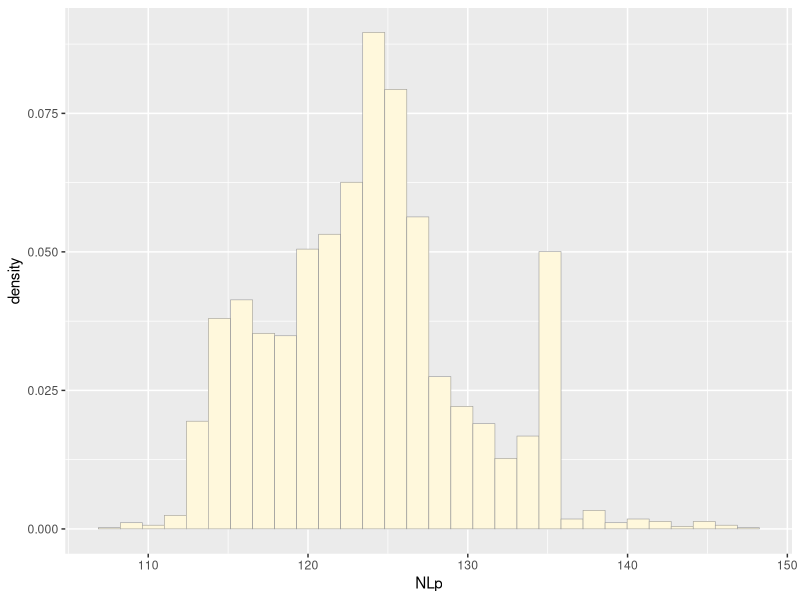
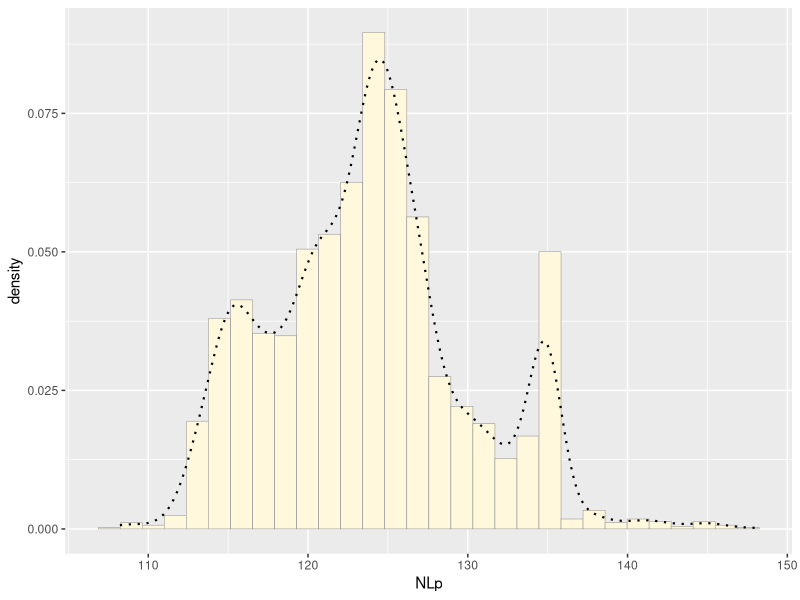
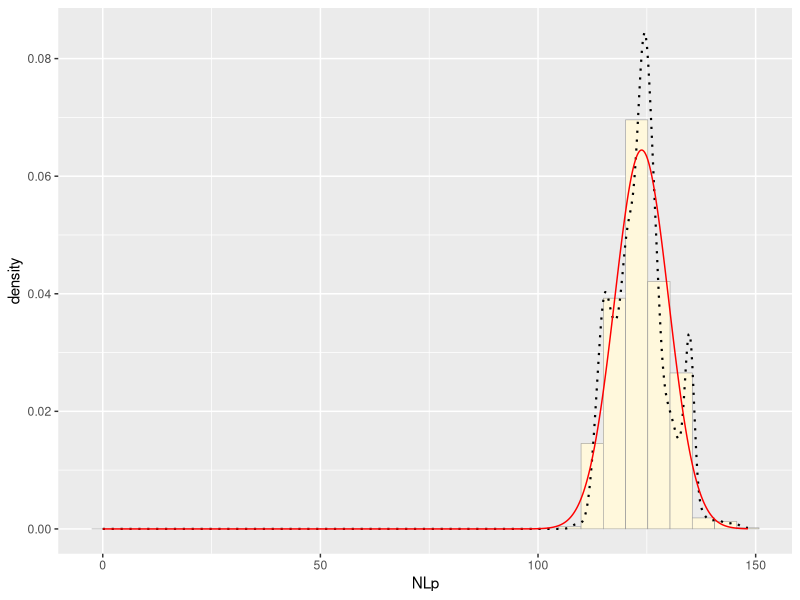
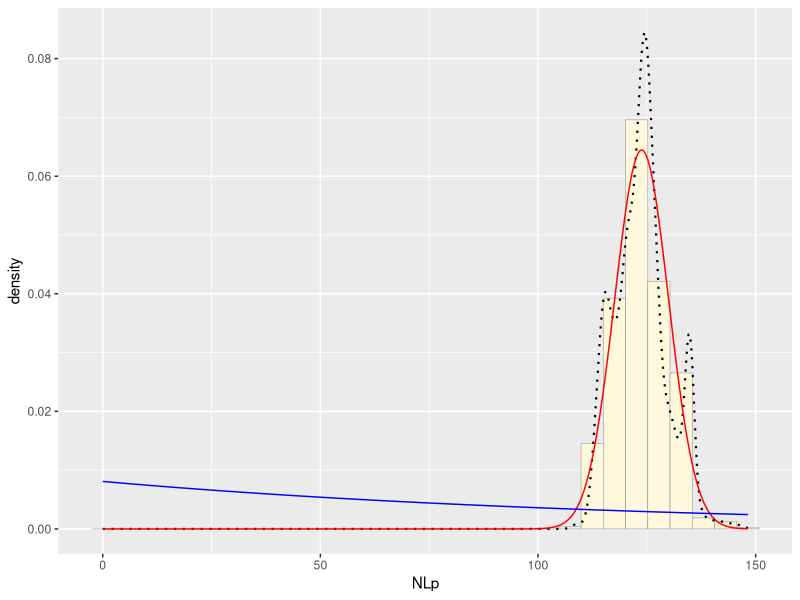
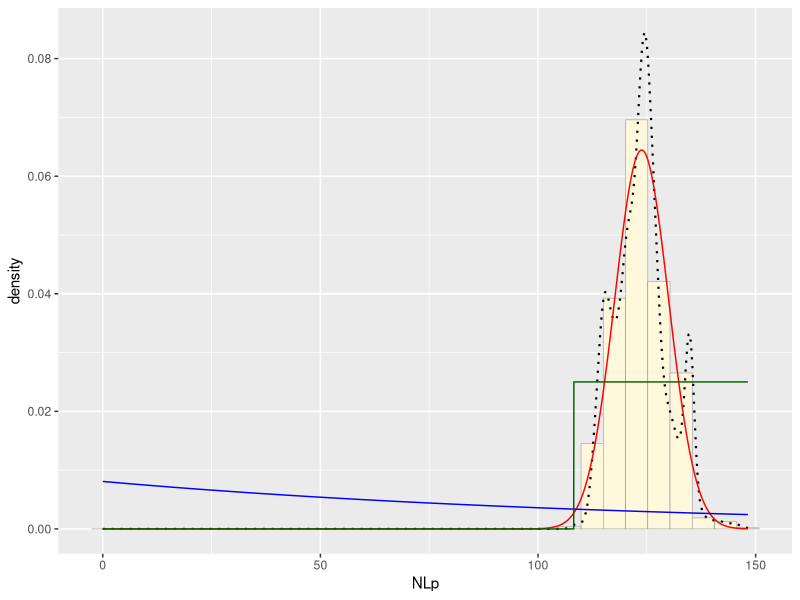
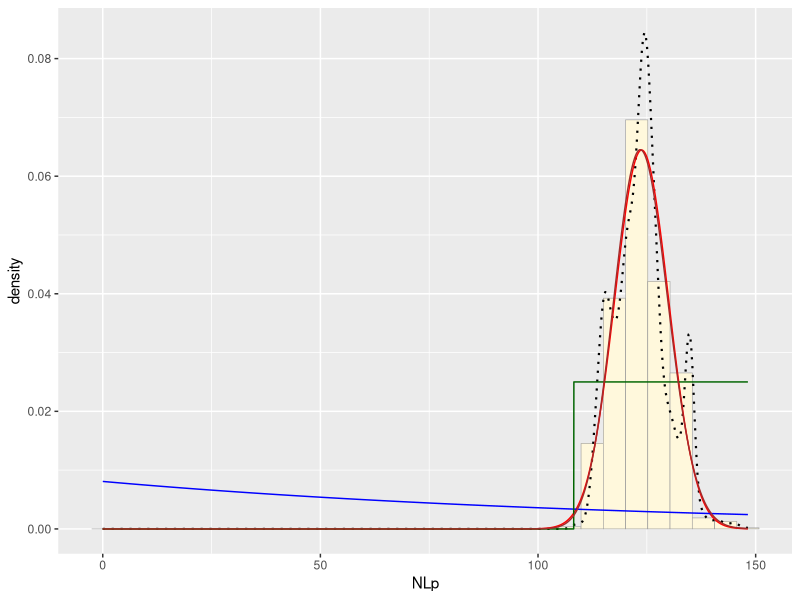
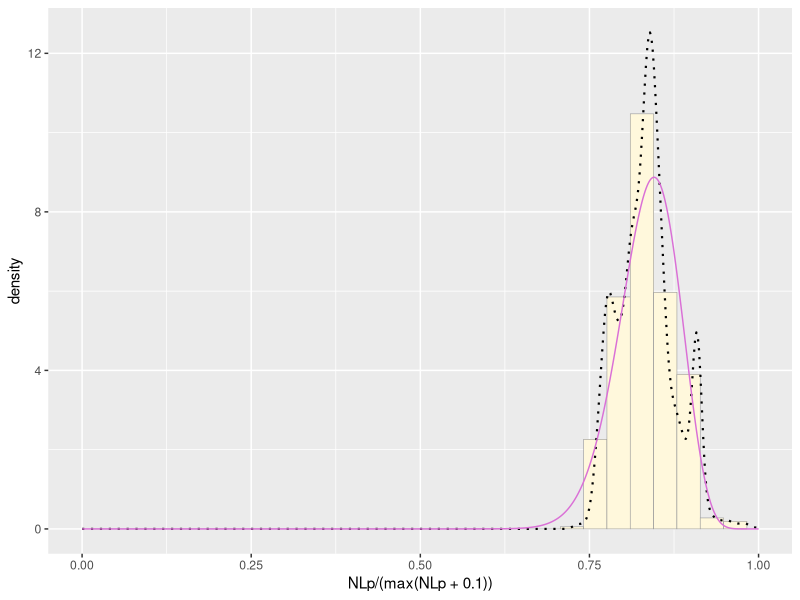
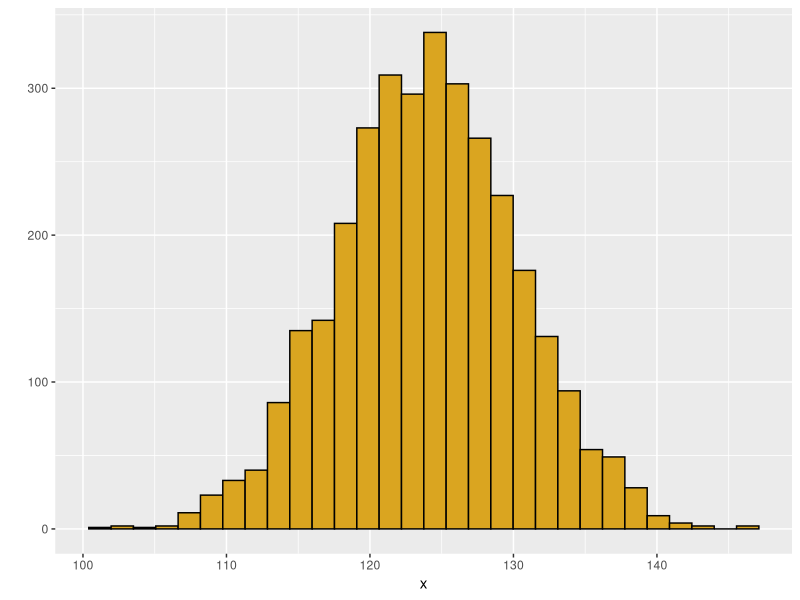

Reproduce these figures in R, in order.
#I will use Rebecca Dunlop Data (2019) from Dryad: https://datadryad.org/stash/dataset/doi:10.5061%2Fdryad.65j00m3 

library(ggplot2) # for graphics
library(MASS) # for maximum likelihood estimation
# quick and dirty, a truncated normal distribution to work on the solution set
z <- read.table("MyDataFile.csv",header=TRUE,sep=";")
str(z)
summary(z)
z <- z[z$NLp>0,]
str(z)
summary(z$NLp)
#Plot a histogram of the data
p1 <- ggplot(data=z, aes(x=NLp, y=..density..)) +
  geom_histogram(color="grey60",fill="cornsilk",size=0.2)
print(p1)
#Now modify the code to add in a kernel density plot of the data
p1 <-  p1 +  geom_density(linetype="dotted",size=0.75)
print(p1)
#Next, fit a normal distribution to your data and grab the maximum likelihood estimators of the two parameters of the normal, the mean and the variance
normPars <- fitdistr(z$NLp,"normal")
print(normPars)
str(normPars)
normPars$estimate["mean"] # note structure of getting a named attribute
#probability density for the distribution
meanML <- normPars$estimate["mean"]
sdML <- normPars$estimate["sd"]
xval <- seq(0,max(z$NLp),len=length(z$NLp))
stat <- stat_function(aes(x = xval, y = ..y..), fun = dnorm, colour="red", n = length(z$NLp), args = list(mean = meanML, sd = sdML))
p1 + stat
#now plot exponential probability density 
expoPars <- fitdistr(z$NLp,"exponential")
rateML <- expoPars$estimate["rate"]
stat2 <- stat_function(aes(x = xval, y = ..y..), fun = dexp, colour="blue", n = length(z$NLp), args = list(rate=rateML))
p1 + stat + stat2
#plot uniform probability density 
stat3 <- stat_function(aes(x = xval, y = ..y..), fun = dunif, colour="darkgreen", n = length(z$NLp), args = list(min=min(z$NLp), max=max(z$NLp)))
p1 + stat + stat2 + stat3
#plot gamma probability density 
gammaPars <- fitdistr(z$NLp,"gamma")
shapeML <- gammaPars$estimate["shape"]
rateML <- gammaPars$estimate["rate"]
stat4 <- stat_function(aes(x = xval, y = ..y..), fun = dgamma, colour="brown", n = length(z$NLp), args = list(shape=shapeML, rate=rateML))
p1 + stat + stat2 + stat3 + stat4
#beta probability density 
pSpecial <- ggplot(data=z, aes(x=NLp/(max(NLp + 0.1)), y=..density..)) +
  geom_histogram(color="grey60",fill="cornsilk",size=0.2) + 
  xlim(c(0,1)) +
  geom_density(size=0.75,linetype="dotted")
betaPars <- fitdistr(x=z$NLp/max(z$NLp + 0.1),start=list(shape1=1,shape2=2),"beta")
shape1ML <- betaPars$estimate["shape1"]
shape2ML <- betaPars$estimate["shape2"]
statSpecial <- stat_function(aes(x = xval, y = ..y..), fun = dbeta, colour="orchid", n = length(z$NLp), args = list(shape1=shape1ML,shape2=shape2ML))
pSpecial + statSpecial
#So what's the best fitting model? The normal and gamma ones are fitting either way 

#Now Basing on my parameters (Mean=124, sd=6.19) from the normal distribution, I will generate another dataset generated from my computer 

#-------------------------------------------------
# estimating parameters from data
# maximum likelihood estimator theta versus P(data|theta)

# use fitdistr function, feeding it data and a distribution type)
x <- rnorm(3245,mean=124,sd=6.19)
qplot(x,color=I("black"),fill=I("goldenrod"))
fitdistr(x,"normal")
z <- rnorm(n=3245,mean=124)
z <- data.frame(1:3245,z)
names(z) <- list("ID","myVar")
z <- z[z$myVar>0,]
str(z)
summary(z$myVar)
p1 <- ggplot(data=z, aes(x=myVar, y=..density..)) +
  geom_histogram(color="grey60",fill="cornsilk",size=0.2)
print(p1)
p1 <-  p1 +  geom_density(linetype="dotted",size=0.75)
print(p1)
normPars <- fitdistr(z$myVar,"normal")
print(normPars)
str(normPars)
normPars$estimate["mean"] # note structure of getting a named attribute
meanML <- normPars$estimate["mean"]
sdML <- normPars$estimate["sd"]

xval <- seq(120,max(z$myVar),len=length(z$myVar))

stat <- stat_function(aes(x = xval, y = ..y..), fun = dnorm, colour="red", n = length(z$myVar), args = list(mean = meanML, sd = sdML))
p1 + stat
#it fits the data and the model is doing a good job of simulating realistic data 